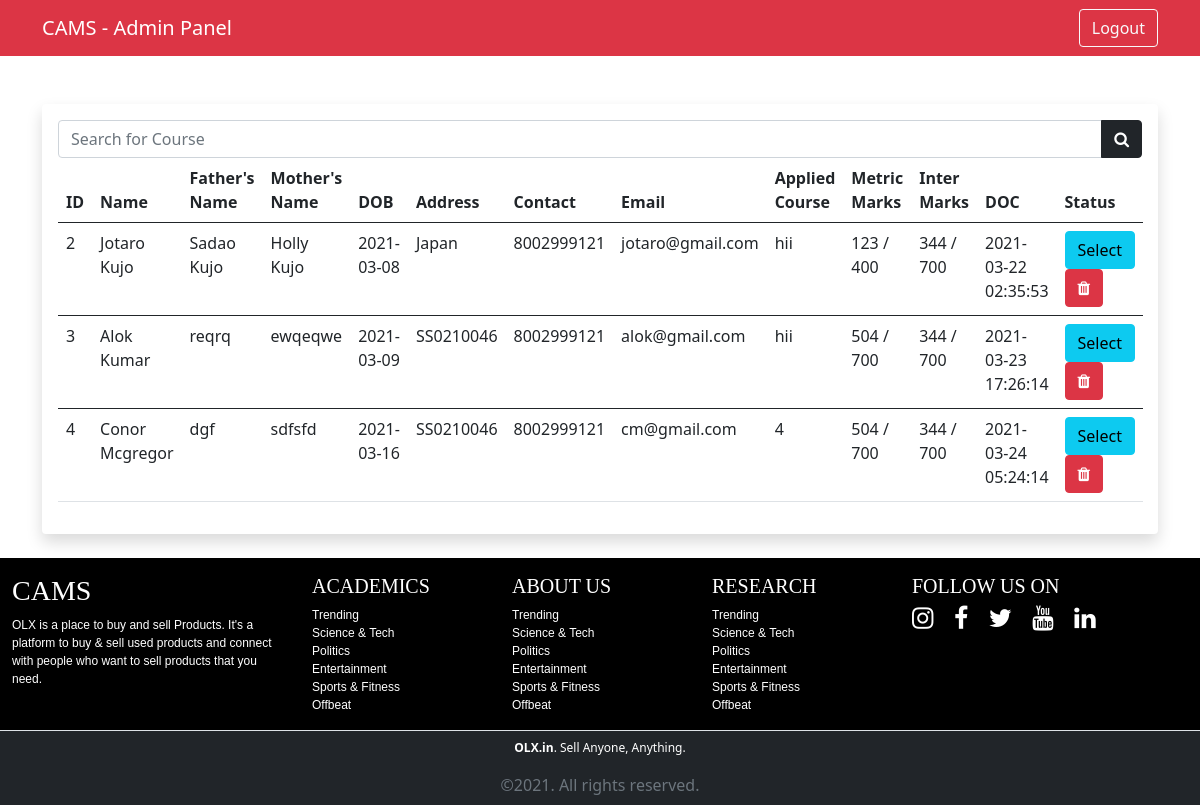
Page /admin/selected.php (signed in) on the committed database.
### tables this page shows
CREATE TABLE `student_apply` (
  `s_id` int(11) NOT NULL,
  `user_id` int(11) NOT NULL,
  `s_f_name` varchar(100) NOT NULL,
  `s_l_name` varchar(100) NOT NULL,
  `father_name` varchar(100) NOT NULL,
  `mother_name` varchar(100) NOT NULL,
  `s_contact` varchar(50) NOT NULL,
  `s_email` varchar(100) NOT NULL,
  `s_dob` varchar(100) NOT NULL,
  `s_address` varchar(255) NOT NULL,
  `s_course` varchar(100) NOT NULL,
  `metric_marks` int(11) NOT NULL,
  `metric_fullmarks` int(11) NOT NULL,
  `inter_marks` int(11) NOT NULL,
  `inter_fullmarks` int(11) NOT NULL,
  `date_of_apply` timestamp NOT NULL DEFAULT current_timestamp(),
  `form_status` tinyint(4) NOT NULL
);

### include/config.php (called while the page is built, shortened)
<?php
    class Work{
        private $host = "localhost";
        private $username = "root";
        private $password = "";
        private $database = "cams";
        private $connect;
        public function __construct(){
            $this->connect = new mysqli($this->host, $this->username, $this->password, $this->database);
            if(mysqli_connect_error()){
                trigger_error("Databse Connection Failed".mysqli_connect_error());
            }
            else{
                return $this->connect;
            }
        }
        public function select($query){
            $run = $this->connect->query($query);
            $array = [];
            if($run->num_rows > 0){
                while($row = $run->fetch_assoc()){
                    $array[] = $row;
                }
                return $array;
            }
            else{
                echo "No records found";
                return $array;
            }
        }
    }
    $cams = new Work();
?>

### admin/selected.php (the view, shortened to what this page needs)
<?php include "../include/config.php";
?>
<!DOCTYPE html>
<html lang="en">
<head>
<link href="https://cdn.jsdelivr.net/npm/bootstrap@5.0.0-beta2/dist/css/bootstrap.min.css" rel="stylesheet">
<link rel="stylesheet" href="https://cdnjs.cloudflare.com/ajax/libs/font-awesome/4.7.0/css/font-awesome.min.css">
<link rel="stylesheet" href="https://cdn.jsdelivr.net/npm/bootstrap-icons@1.4.0/font/bootstrap-icons.css">
</head>
<body>
<nav class="navbar navbar-expand-lg navbar-dark bg-danger">
    <div class="container">
    <a href="" class="navbar-brand">CAMS - Admin Panel</a>
        <ul class="navbar-nav ms-auto">
            <li class="nav-item"><a href="admin_logout.php" class="btn btn-outline-light">Logout</a></li>
        </ul>
    </div>
    </nav>
<div class="container mt-5">
        <div class="card border-0 shadow">
            <div class="card-body">
            <form action="" method="get">
                <div class="input-group">
                    <input type="search" name="app_search" placeholder="Search for Course" class="form-control">
                    <button class="btn btn-dark" name="find"><i class="fa fa-search"></i></button>
                </div>
            </form>
                <table class="table">
                    <thead>
                        <tr>
                            <th>ID</th>
                            <th>Name</th>
                            <th>Father's Name</th>
                            <th>Mother's Name</th>
                            <th>DOB</th>
                            <th>Address</th>
                            <th>Contact</th>
                            <th>Email</th>
                            <th>Applied Course</th>
                            <th>Metric Marks</th>
                            <th>Inter Marks</th>
                            <th>DOC</th>
                            <th>Status</th>
                        </tr>
                    </thead>
                    <?php
                         if(isset($_GET['app_search'])):
                            $search = $_GET['app_search'];
                            $app = $cams->select("SELECT * FROM student_apply WHERE student_apply.s_f_name LIKE '%$search%' AND form_status = 1");
                        else:
                            $app = $cams->select("SELECT * FROM student_apply");
                        endif;
                        foreach($app as $r): ?>
                        <tbody>
                            <tr>
                                <td><?= $r['s_id'];?></td>
                                <td><?= $r['s_f_name'];?> <?= $r['s_l_name'];?></td>
                                <td><?= $r['father_name'];?></td>
                                <td><?= $r['mother_name'];?></td>
                                <td><?= $r['s_dob'];?></td>
                                <td><?= $r['s_address'];?></td>
                                <td><?= $r['s_contact'];?></td>
                                <td><?= $r['s_email'];?></td>
                                <td><?= $r['s_course'];?></td>
                                <td><?= $r['metric_marks'];?> / <?= $r['metric_fullmarks'];?></td>
                                <td><?= $r['inter_marks'];?> / <?= $r['inter_fullmarks'];?></td>
                                <td><?= $r['date_of_apply'];?></td>
                                <td>
                                    <a href="" class="btn btn-info">Select</a>
                                    <a href="" class="btn btn-danger"><i class="fa fa-trash"></i></a>
                                </td>
                            </tr>
                        </tbody>
                        <?php endforeach; ?>
                </table>
            </div>
        </div>
    </div>
</body>
</html>
<?php include "../include/footer.php"; ?>

### rows in the picture
student_apply: s_id "2", s_f_name "Jotaro", s_l_name "Kujo", father_name "Sadao Kujo", mother_name "Holly Kujo", s_dob "2021-03-08", s_address "Japan", s_contact "8002999121", s_email "jotaro@gmail.com", s_course "hii", metric_marks "123", metric_fullmarks "400", inter_marks "344", inter_fullmarks "700", date_of_apply "2021-03-22 02:35:53"
student_apply: s_id "3", s_f_name "Alok", s_l_name "Kumar", father_name "reqrq", mother_name "ewqeqwe", s_dob "2021-03-09", s_address "SS0210046", s_contact "8002999121", s_email "alok@gmail.com", s_course "hii", metric_marks "504", metric_fullmarks "700", inter_marks "344", inter_fullmarks "700", date_of_apply "2021-03-23 17:26:14"
student_apply: s_id "4", s_f_name "Conor", s_l_name "Mcgregor", father_name "dgf", mother_name "sdfsfd", s_dob "2021-03-16", s_address "SS0210046", s_contact "8002999121", s_email "cm@gmail.com", s_course "4", metric_marks "504", metric_fullmarks "700", inter_marks "344", inter_fullmarks "700", date_of_apply "2021-03-24 05:24:14"
